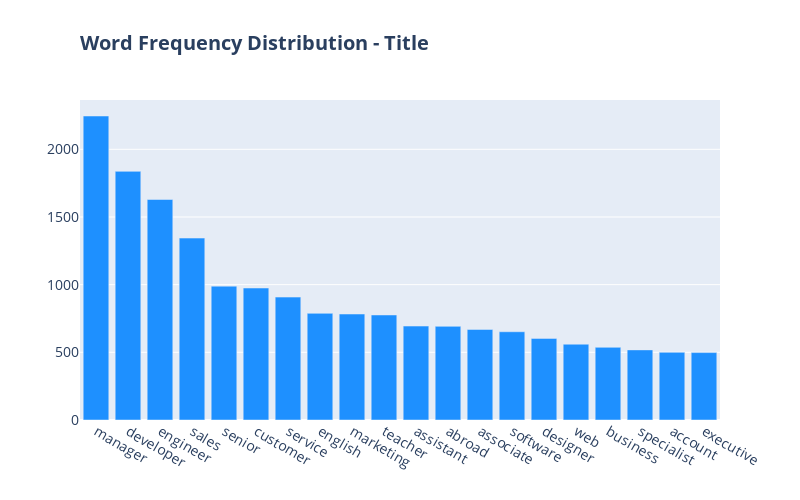

Notebook cell for this chart:
### Code cell
frequency = count_word_frequency(df['title'],'Title')

### Figure 1 — Plotly figure (JSON) as saved in the notebook; plotly's stock layout.template omitted (floating-point values rounded to 4 significant figures)
{"data": [{"marker": {"color": "#1E90FF"}, "type": "bar", "x": ["manager", "developer", "engineer", "sales", "senior", "customer", "service", "english", "marketing", "teacher", "assistant", "abroad", "associate", "software", "designer", "web", "business", "specialist", "account", "executive"], "y": [2246, 1837, 1629, 1344, 989, 975, 908, 788, 783, 776, 694, 692, 669, 652, 603, 560, 537, 518, 500, 498]}], "layout": {"font": {"size": 14}, "height": 500, "title": {"text": "<b>Word Frequency Distribution - Title</b>", "x": 0.1}, "width": 800, "xaxis": {"autorange": true, "range": [-0.5, 19.5], "type": "category"}, "yaxis": {"autorange": true, "range": [0, 2364.0], "type": "linear"}}}
